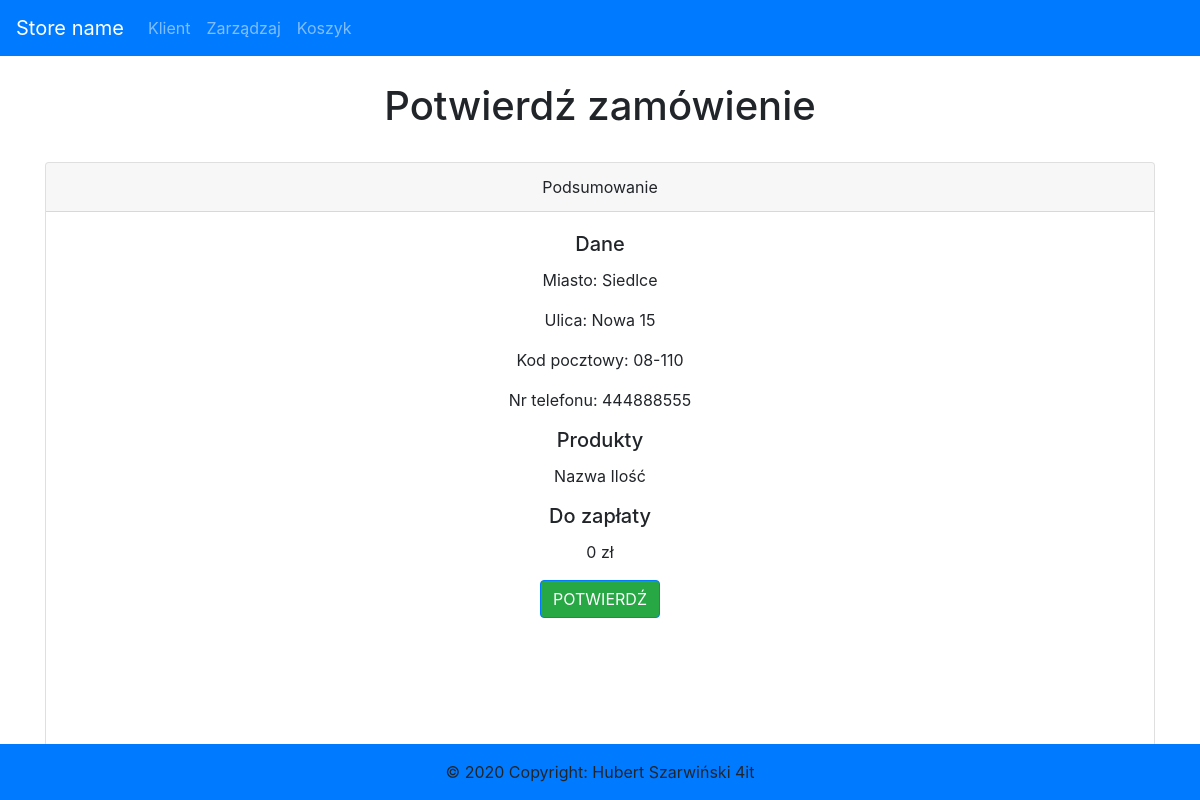
Page /cart/zakup.php (signed in) on the committed database.
### tables this page shows
CREATE TABLE `adres` (
  `id_adres` int(11) NOT NULL,
  `miasto` varchar(30) NOT NULL,
  `ulica` varchar(30) NOT NULL,
  `numer` varchar(10) NOT NULL,
  `kod` varchar(6) NOT NULL,
  `tel` varchar(9) NOT NULL
);

### cart/zakup.php (the view, shortened to what this page needs)
<?php
include_once('../includes/connect.php');
$query =$pdo->prepare("SELECT * FROM klienci WHERE id_klient=?");
$query->bindValue(1,$_SESSION['uzytkownik']);
$query->execute();
$user=$query->fetch();
$query2 =$pdo->prepare("SELECT * FROM adres WHERE id_adres=?");
$query2->bindValue(1,$user['id_adres']);
$query2->execute();
$adres=$query2->fetch();
?>
<!DOCTYPE html>
<html>
<head>
  <link rel="stylesheet" href="../css/style.css" type="text/css" />
  <link rel="stylesheet" href="https://cdn.jsdelivr.net/npm/bootstrap@4.5.3/dist/css/bootstrap.min.css">
</head>
<body>
  <center>
  <div class="container">
    <nav class="navbar navbar-expand-lg fixed-top navbar-dark bg-primary" >
<a class="navbar-brand" href="../index.php" id="logo">Store name</a>
<div class="collapse navbar-collapse" id="navbarNav">
  <ul class="navbar-nav">
    <li class="nav-item">
      <a class="nav-link" href="../client/index.php">Klient</a>
    </li>
    <li class="nav-item">
      <a class="nav-link" href="../admin/index.php">Zarządzaj</a>
    </li>
    <li class="nav-item">
      <a class="nav-link" href="cart.php">Koszyk</a>
    </li>
  </ul>
</div>
</nav><br><br><br>
    <h1>Potwierdź zamówienie</h1><br>
    <div class="card ">
  <div class="card-header">
    Podsumowanie
  </div>
  <div class="card-body">
    <h5 class="card-title">Dane</h5>
    <p class="card-text">Miasto: <?php echo $adres['miasto']; ?></p>
    <p class="card-text">Ulica: <?php echo $adres['ulica'].' '.$adres['numer']; ?></p>
    <p class="card-text">Kod pocztowy: <?php echo $adres['kod']; ?></p>
    <p class="card-text">Nr telefonu: <?php echo $adres['tel']; ?></p>
    <h5 class="card-title">Produkty</h5>
    <p class="card-text">Nazwa       Ilość</p>
    <?php
    $suma=0;
    ?>
    <h5 class="card-title">Do zapłaty</h5>
    <p class="card-text"><?php echo $suma.' zł' ?></p>
    <form method="post" action="confirm.php">
    <button  class="btn btn-primary bg-success" name="dodaj">POTWIERDŹ</button>
  </form>
  <br><br><br><br><br>
  </div>
</div>
    <div class="fixed-bottom">
    <footer class="page-footer font-small blue">
      <div class="footer-copyright text-center py-3 bg-primary">© 2020 Copyright: Hubert Szarwiński 4it
      </div>
    </footer>
    </div>
  </div>
</body>
</html>

### css/style.css (style rules this page uses)
body { padding-top:10px; font-family: Arial ; border-color: black; }
.container { width: 500px; margin: 0 auto; }

### rows in the picture
adres: miasto "Siedlce", ulica "Nowa", numer "15", kod "08-110", tel "444888555"

### other values in the picture
$suma "0"
